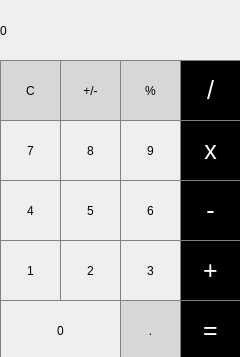
<?xml version="1.0" encoding="UTF-8"?>
<ui version="4.0">
 <class>MainWindow</class>
 <widget class="QMainWindow" name="MainWindow">
  <property name="geometry">
   <rect>
    <x>0</x>
    <y>0</y>
    <width>240</width>
    <height>357</height>
   </rect>
  </property>
  <property name="windowTitle">
   <string>MainWindow</string>
  </property>
  <widget class="QWidget" name="centralWidget">
   <widget class="QLabel" name="label">
    <property name="geometry">
     <rect>
      <x>0</x>
      <y>0</y>
      <width>241</width>
      <height>61</height>
     </rect>
    </property>
    <property name="styleSheet">
     <string notr="true">QLabel{
qproperty-alignment: 'AlignVCenter | AlignRight';
border: 1px solid gray;
}
background-color:while;</string>
    </property>
    <property name="text">
     <string>0</string>
    </property>
   </widget>
   <widget class="QPushButton" name="pushButton_clear">
    <property name="geometry">
     <rect>
      <x>0</x>
      <y>60</y>
      <width>61</width>
      <height>61</height>
     </rect>
    </property>
    <property name="styleSheet">
     <string notr="true">QPushButton {
background-color:rgb(215,215,215);
border:1px solid gray;

}
QPushButton:pressed {
background-color:qlineargradient(x1:0,y1:0,x2:0,y2:1,
                            stop:0 #BEBEBE, stop:1 #D7D7D7);
}</string>
    </property>
    <property name="text">
     <string>C</string>
    </property>
   </widget>
   <widget class="QPushButton" name="pushButton_division">
    <property name="geometry">
     <rect>
      <x>180</x>
      <y>60</y>
      <width>61</width>
      <height>61</height>
     </rect>
    </property>
    <property name="font">
     <font>
      <pointsize>19</pointsize>
     </font>
    </property>
    <property name="styleSheet">
     <string notr="true">QPushButton {
background-color:black;
color:white;
border:1px solid gray;

}
QPushButton:pressed {
background-color:qlineargradient(x1:0,y1:0,x2:0,y2:1,
                            stop:0 #FF7832, stop:1 #FF9739);
}</string>
    </property>
    <property name="text">
     <string>/</string>
    </property>
   </widget>
   <widget class="QPushButton" name="pushButton_mod">
    <property name="geometry">
     <rect>
      <x>120</x>
      <y>60</y>
      <width>61</width>
      <height>61</height>
     </rect>
    </property>
    <property name="styleSheet">
     <string notr="true">QPushButton {
background-color:rgb(215,215,215);
border:1px solid gray;

}
QPushButton:pressed {
background-color:qlineargradient(x1:0,y1:0,x2:0,y2:1,
                            stop:0 #BEBEBE, stop:1 #D7D7D7);
}</string>
    </property>
    <property name="text">
     <string>%</string>
    </property>
   </widget>
   <widget class="QPushButton" name="pushButton_plusMinus">
    <property name="geometry">
     <rect>
      <x>60</x>
      <y>60</y>
      <width>61</width>
      <height>61</height>
     </rect>
    </property>
    <property name="styleSheet">
     <string notr="true">QPushButton {
background-color:rgb(215,215,215);
border:1px solid gray;

}
QPushButton:pressed {
background-color:qlineargradient(x1:0,y1:0,x2:0,y2:1,
                            stop:0 #BEBEBE, stop:1 #D7D7D7);
}</string>
    </property>
    <property name="text">
     <string>+/-</string>
    </property>
   </widget>
   <widget class="QPushButton" name="pushButton_7">
    <property name="geometry">
     <rect>
      <x>0</x>
      <y>120</y>
      <width>61</width>
      <height>61</height>
     </rect>
    </property>
    <property name="styleSheet">
     <string notr="true">QPushButton {
border: 1px solid gray;
}
QPushButton:pressed{
background-color:qlineargradient(x1: 0, y1:0,x2:0, y2:1,
                            stop:0#dadbde, stop:1 #f6f7fa);
}</string>
    </property>
    <property name="text">
     <string>7</string>
    </property>
   </widget>
   <widget class="QPushButton" name="pushButton_multi">
    <property name="geometry">
     <rect>
      <x>180</x>
      <y>120</y>
      <width>61</width>
      <height>61</height>
     </rect>
    </property>
    <property name="font">
     <font>
      <pointsize>19</pointsize>
     </font>
    </property>
    <property name="styleSheet">
     <string notr="true">QPushButton {
background-color:black;
color:white;
border:1px solid gray;

}
QPushButton:pressed {
background-color:qlineargradient(x1:0,y1:0,x2:0,y2:1,
                            stop:0 #FF7832, stop:1 #FF9739);
}</string>
    </property>
    <property name="text">
     <string>x</string>
    </property>
   </widget>
   <widget class="QPushButton" name="pushButton_8">
    <property name="geometry">
     <rect>
      <x>60</x>
      <y>120</y>
      <width>61</width>
      <height>61</height>
     </rect>
    </property>
    <property name="styleSheet">
     <string notr="true">QPushButton {
border: 1px solid gray;
}
QPushButton:pressed{
background-color:qlineargradient(x1: 0, y1:0,x2:0, y2:1,
                            stop:0#dadbde, stop:1 #f6f7fa);
}</string>
    </property>
    <property name="text">
     <string>8</string>
    </property>
   </widget>
   <widget class="QPushButton" name="pushButton_9">
    <property name="geometry">
     <rect>
      <x>120</x>
      <y>120</y>
      <width>61</width>
      <height>61</height>
     </rect>
    </property>
    <property name="styleSheet">
     <string notr="true">QPushButton {
border: 1px solid gray;
}
QPushButton:pressed{
background-color:qlineargradient(x1: 0, y1:0,x2:0, y2:1,
                            stop:0#dadbde, stop:1 #f6f7fa);
}</string>
    </property>
    <property name="text">
     <string>9</string>
    </property>
   </widget>
   <widget class="QPushButton" name="pushButton_4">
    <property name="geometry">
     <rect>
      <x>0</x>
      <y>180</y>
      <width>61</width>
      <height>61</height>
     </rect>
    </property>
    <property name="styleSheet">
     <string notr="true">QPushButton {
border: 1px solid gray;
}
QPushButton:pressed{
background-color:qlineargradient(x1: 0, y1:0,x2:0, y2:1,
                            stop:0#dadbde, stop:1 #f6f7fa);
}</string>
    </property>
    <property name="text">
     <string>4</string>
    </property>
   </widget>
   <widget class="QPushButton" name="pushButton_minus">
    <property name="geometry">
     <rect>
      <x>180</x>
      <y>180</y>
      <width>61</width>
      <height>61</height>
     </rect>
    </property>
    <property name="font">
     <font>
      <pointsize>19</pointsize>
     </font>
    </property>
    <property name="styleSheet">
     <string notr="true">QPushButton {
background-color:black;
color:white;
border:1px solid gray;

}
QPushButton:pressed {
background-color:qlineargradient(x1:0,y1:0,x2:0,y2:1,
                            stop:0 #FF7832, stop:1 #FF9739);
}</string>
    </property>
    <property name="text">
     <string>-</string>
    </property>
   </widget>
   <widget class="QPushButton" name="pushButton_5">
    <property name="geometry">
     <rect>
      <x>60</x>
      <y>180</y>
      <width>61</width>
      <height>61</height>
     </rect>
    </property>
    <property name="styleSheet">
     <string notr="true">QPushButton {
border: 1px solid gray;
}
QPushButton:pressed{
background-color:qlineargradient(x1: 0, y1:0,x2:0, y2:1,
                            stop:0#dadbde, stop:1 #f6f7fa);
}</string>
    </property>
    <property name="text">
     <string>5</string>
    </property>
   </widget>
   <widget class="QPushButton" name="pushButton_6">
    <property name="geometry">
     <rect>
      <x>120</x>
      <y>180</y>
      <width>61</width>
      <height>61</height>
     </rect>
    </property>
    <property name="styleSheet">
     <string notr="true">QPushButton {
border: 1px solid gray;
}
QPushButton:pressed{
background-color:qlineargradient(x1: 0, y1:0,x2:0, y2:1,
                            stop:0#dadbde, stop:1 #f6f7fa);
}</string>
    </property>
    <property name="text">
     <string>6</string>
    </property>
   </widget>
   <widget class="QPushButton" name="pushButton_1">
    <property name="geometry">
     <rect>
      <x>0</x>
      <y>240</y>
      <width>61</width>
      <height>61</height>
     </rect>
    </property>
    <property name="styleSheet">
     <string notr="true">QPushButton {
border: 1px solid gray;
}
QPushButton:pressed{
background-color:qlineargradient(x1: 0, y1:0,x2:0, y2:1,
                            stop:0#dadbde, stop:1 #f6f7fa);
}</string>
    </property>
    <property name="text">
     <string>1</string>
    </property>
   </widget>
   <widget class="QPushButton" name="pushButton_add">
    <property name="geometry">
     <rect>
      <x>180</x>
      <y>240</y>
      <width>61</width>
      <height>61</height>
     </rect>
    </property>
    <property name="font">
     <font>
      <pointsize>19</pointsize>
     </font>
    </property>
    <property name="styleSheet">
     <string notr="true">QPushButton {
background-color:black;
color:white;
border:1px solid gray;

}
QPushButton:pressed {
background-color:qlineargradient(x1:0,y1:0,x2:0,y2:1,
                            stop:0 #FF7832, stop:1 #FF9739);
}</string>
    </property>
    <property name="text">
     <string>+</string>
    </property>
   </widget>
   <widget class="QPushButton" name="pushButton_2">
    <property name="geometry">
     <rect>
      <x>60</x>
      <y>240</y>
      <width>61</width>
      <height>61</height>
     </rect>
    </property>
    <property name="styleSheet">
     <string notr="true">QPushButton {
border: 1px solid gray;
}
QPushButton:pressed{
background-color:qlineargradient(x1: 0, y1:0,x2:0, y2:1,
                            stop:0#dadbde, stop:1 #f6f7fa);
}</string>
    </property>
    <property name="text">
     <string>2</string>
    </property>
   </widget>
   <widget class="QPushButton" name="pushButton_3">
    <property name="geometry">
     <rect>
      <x>120</x>
      <y>240</y>
      <width>61</width>
      <height>61</height>
     </rect>
    </property>
    <property name="styleSheet">
     <string notr="true">QPushButton {
border: 1px solid gray;
}
QPushButton:pressed{
background-color:qlineargradient(x1: 0, y1:0,x2:0, y2:1,
                            stop:0#dadbde, stop:1 #f6f7fa);
}</string>
    </property>
    <property name="text">
     <string>3</string>
    </property>
   </widget>
   <widget class="QPushButton" name="pushButton_0">
    <property name="geometry">
     <rect>
      <x>0</x>
      <y>300</y>
      <width>121</width>
      <height>61</height>
     </rect>
    </property>
    <property name="styleSheet">
     <string notr="true">QPushButton {
border: 1px solid gray;
}
QPushButton:pressed{
background-color:qlineargradient(x1: 0, y1:0,x2:0, y2:1,
                            stop:0#dadbde, stop:1 #f6f7fa);
}</string>
    </property>
    <property name="text">
     <string>0</string>
    </property>
   </widget>
   <widget class="QPushButton" name="pushButton_dot">
    <property name="geometry">
     <rect>
      <x>120</x>
      <y>300</y>
      <width>61</width>
      <height>61</height>
     </rect>
    </property>
    <property name="styleSheet">
     <string notr="true">QPushButton {
background-color:rgb(215,215,215);
border:1px solid gray;

}
QPushButton:pressed {
background-color:qlineargradient(x1:0,y1:0,x2:0,y2:1,
                            stop:0 #BEBEBE, stop:1 #D7D7D7);
}</string>
    </property>
    <property name="text">
     <string>.</string>
    </property>
   </widget>
   <widget class="QPushButton" name="pushButton_equal">
    <property name="geometry">
     <rect>
      <x>180</x>
      <y>300</y>
      <width>61</width>
      <height>61</height>
     </rect>
    </property>
    <property name="font">
     <font>
      <pointsize>19</pointsize>
     </font>
    </property>
    <property name="styleSheet">
     <string notr="true">QPushButton {
background-color:black;
color:white;
border:1px solid gray;

}
QPushButton:pressed {
background-color:qlineargradient(x1:0,y1:0,x2:0,y2:1,
                            stop:0 #FF7832, stop:1 #FF9739);
}</string>
    </property>
    <property name="text">
     <string>=</string>
    </property>
   </widget>
  </widget>
 </widget>
 <layoutdefault spacing="6" margin="11"/>
 <resources/>
 <connections/>
</ui>
